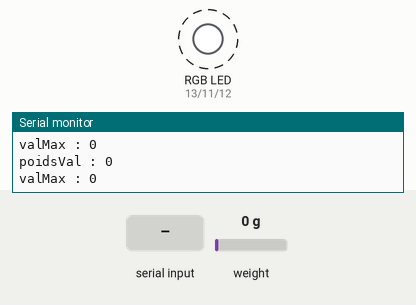
This sketch was run on a simulated Arduino Uno, built with avr-gcc and run on an emulated ATmega328P. On the bench: an RGB LED mixed from three pins (HIGH = lit), the last lines printed to the serial monitor. Dashed ring = blinking. Inputs (shaded band) come from the test bench; at power-on: weight on the scale 0 g.

Above: at 5.0 s.
5.1 s: "90,45\n" received over the second serial link
At 6.1 s:
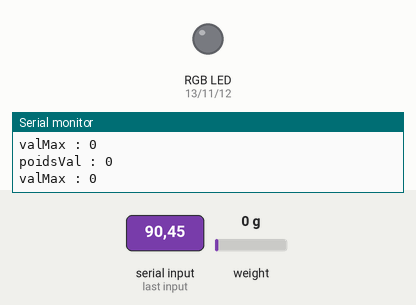
At 7.3 s:
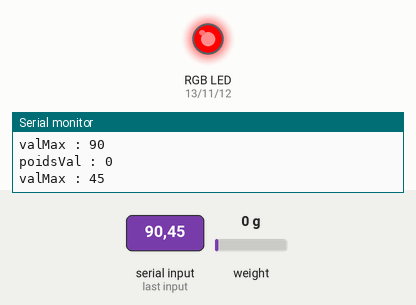
Timing chart, 0 to 17.2 s (numbered marks = the images above; inputs shaded):
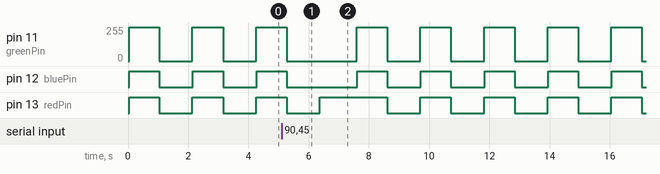

The sketch:

arduino_MaDose_Poids.ino
```cpp
#include <SoftwareSerial.h>

SoftwareSerial mySerial(5,4); //Rx et Tx

#include <Hx711.h>
Hx711 scale(A0, A1);

void tare ();
void setColor(int red, int green, int blue);
const int redPin=13;
const int greenPin=11;
const int bluePin=12;
int poidsVal;
int tareVal=0;
int buzzer=2;
const int speed=9600;
int valMax=0;
int valBT=0;

void setup() {

Serial.begin(9600);
mySerial.begin(9600);

pinMode(greenPin,OUTPUT);
pinMode(redPin,OUTPUT);
pinMode(bluePin,OUTPUT);
mySerial.print("Choisissez la valeur de l'ingrédient \n");


}

void loop() {

if(valMax==0)
{
  setColor(255,255,255);
  delay(1000);
  setColor(0,0,0);
  delay(1000);
}
  int changementColor;
  if(mySerial.available())
  {
   valMax=mySerial.parseInt();

   //Serial.print(mySerial.parseInt());
  }

  poidsVal=scale.getGram() - tareVal;

  int p=(poidsVal*100/valMax)*2.55;

  if(p < 255/2)
  {
    setColor(255,p*2,0);
  }

  else if (p>255/2 && p<255)
  {
    changementColor = 255 - (p*2 - 255);
    setColor(changementColor,255,0);
  }
  else
  {
    setColor(0,0,255);
    tare ();
  }

    delay(10);
    Serial.print("poidsVal : ");
    Serial.println(poidsVal);
    Serial.print("valMax : ");
    Serial.println(valMax);
    mySerial.println(poidsVal);

 }

void tare ()
{
  tareVal+= poidsVal;
  tone(buzzer,2000,20);
  delay(100);
  tone(buzzer,2500,20);
  delay(100);
  tone(buzzer,1500,20);
  delay(100);
  tone(buzzer,3000,20);
  delay(5000);
}
void setColor(int red, int green, int blue)
  {
    analogWrite(redPin,red);
    analogWrite(greenPin,green);
    analogWrite(bluePin,blue);
  }
```

Measured:
- by itself, pin 11 (greenPin): repeats every 2.1 s: 252/255 0.01 s, 255/255 1.0 s, 0/255 1.1 s
- by itself, pin 12 (bluePin): repeats every 2.1 s: HIGH 1.0 s, LOW 1.1 s
